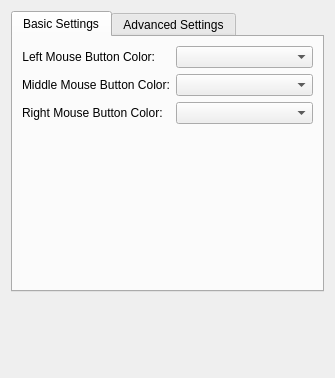
<?xml version="1.0" encoding="UTF-8"?>
<ui version="4.0">
 <class>KWin::MouseClickEffectConfigForm</class>
 <widget class="QWidget" name="KWin::MouseClickEffectConfigForm">
  <property name="geometry">
   <rect>
    <x>0</x>
    <y>0</y>
    <width>335</width>
    <height>378</height>
   </rect>
  </property>
  <layout class="QVBoxLayout" name="verticalLayout">
   <item>
    <widget class="QTabWidget" name="tabs">
     <property name="currentIndex">
      <number>0</number>
     </property>
     <widget class="QWidget" name="basic_tab">
      <attribute name="title">
       <string>Basic Settings</string>
      </attribute>
      <layout class="QFormLayout" name="formLayout_3">
       <item row="1" column="1">
        <widget class="KColorCombo" name="kcfg_Color1">
         <property name="sizePolicy">
          <sizepolicy hsizetype="Expanding" vsizetype="Fixed">
           <horstretch>0</horstretch>
           <verstretch>0</verstretch>
          </sizepolicy>
         </property>
        </widget>
       </item>
       <item row="1" column="0">
        <widget class="QLabel" name="button1_label">
         <property name="text">
          <string>Left Mouse Button Color:</string>
         </property>
         <property name="alignment">
          <set>Qt::AlignRight|Qt::AlignTrailing|Qt::AlignVCenter</set>
         </property>
         <property name="buddy">
          <cstring>kcfg_Color1</cstring>
         </property>
        </widget>
       </item>
       <item row="2" column="0">
        <widget class="QLabel" name="button2_label">
         <property name="text">
          <string>Middle Mouse Button Color:</string>
         </property>
         <property name="buddy">
          <cstring>kcfg_Color2</cstring>
         </property>
        </widget>
       </item>
       <item row="2" column="1">
        <widget class="KColorCombo" name="kcfg_Color2">
         <property name="sizePolicy">
          <sizepolicy hsizetype="Expanding" vsizetype="Fixed">
           <horstretch>0</horstretch>
           <verstretch>0</verstretch>
          </sizepolicy>
         </property>
        </widget>
       </item>
       <item row="3" column="0">
        <widget class="QLabel" name="button3_label">
         <property name="text">
          <string>Right Mouse Button Color:</string>
         </property>
         <property name="buddy">
          <cstring>kcfg_Color3</cstring>
         </property>
        </widget>
       </item>
       <item row="3" column="1">
        <widget class="KColorCombo" name="kcfg_Color3">
         <property name="sizePolicy">
          <sizepolicy hsizetype="Expanding" vsizetype="Fixed">
           <horstretch>0</horstretch>
           <verstretch>0</verstretch>
          </sizepolicy>
         </property>
        </widget>
       </item>
      </layout>
     </widget>
     <widget class="QWidget" name="advanced_tab">
      <attribute name="title">
       <string>Advanced Settings</string>
      </attribute>
      <layout class="QVBoxLayout" name="verticalLayout_2">
       <item>
        <widget class="QGroupBox" name="rings">
         <property name="title">
          <string>Rings</string>
         </property>
         <layout class="QFormLayout" name="formLayout_2">
          <item row="0" column="0">
           <widget class="QLabel" name="ring_line_width_label">
            <property name="text">
             <string>Line Width:</string>
            </property>
            <property name="buddy">
             <cstring>kcfg_LineWidth</cstring>
            </property>
           </widget>
          </item>
          <item row="0" column="1">
           <widget class="QDoubleSpinBox" name="kcfg_LineWidth">
            <property name="sizePolicy">
             <sizepolicy hsizetype="Expanding" vsizetype="Fixed">
              <horstretch>0</horstretch>
              <verstretch>0</verstretch>
             </sizepolicy>
            </property>
            <property name="suffix">
             <string> pixel</string>
            </property>
           </widget>
          </item>
          <item row="1" column="1">
           <widget class="QSpinBox" name="kcfg_RingLife">
            <property name="sizePolicy">
             <sizepolicy hsizetype="Expanding" vsizetype="Fixed">
              <horstretch>0</horstretch>
              <verstretch>0</verstretch>
             </sizepolicy>
            </property>
            <property name="suffix">
             <string> msec</string>
            </property>
            <property name="minimum">
             <number>50</number>
            </property>
            <property name="maximum">
             <number>5000</number>
            </property>
           </widget>
          </item>
          <item row="1" column="0">
           <widget class="QLabel" name="ring_duration_label">
            <property name="text">
             <string>Ring Duration:</string>
            </property>
            <property name="buddy">
             <cstring>kcfg_RingLife</cstring>
            </property>
           </widget>
          </item>
          <item row="2" column="0">
           <widget class="QLabel" name="ring_radius_label">
            <property name="text">
             <string>Ring Radius:</string>
            </property>
            <property name="buddy">
             <cstring>kcfg_RingSize</cstring>
            </property>
           </widget>
          </item>
          <item row="2" column="1">
           <widget class="QSpinBox" name="kcfg_RingSize">
            <property name="sizePolicy">
             <sizepolicy hsizetype="Expanding" vsizetype="Fixed">
              <horstretch>0</horstretch>
              <verstretch>0</verstretch>
             </sizepolicy>
            </property>
            <property name="suffix">
             <string> pixel</string>
            </property>
            <property name="minimum">
             <number>1</number>
            </property>
            <property name="maximum">
             <number>1000</number>
            </property>
           </widget>
          </item>
          <item row="3" column="0">
           <widget class="QLabel" name="ring_count_label">
            <property name="text">
             <string>Ring Count:</string>
            </property>
            <property name="buddy">
             <cstring>kcfg_RingCount</cstring>
            </property>
           </widget>
          </item>
          <item row="3" column="1">
           <widget class="QSpinBox" name="kcfg_RingCount">
            <property name="sizePolicy">
             <sizepolicy hsizetype="Expanding" vsizetype="Fixed">
              <horstretch>0</horstretch>
              <verstretch>0</verstretch>
             </sizepolicy>
            </property>
            <property name="minimum">
             <number>1</number>
            </property>
           </widget>
          </item>
         </layout>
        </widget>
       </item>
       <item>
        <widget class="QGroupBox" name="font">
         <property name="title">
          <string>Text</string>
         </property>
         <layout class="QFormLayout" name="formLayout_4">
          <item row="3" column="0">
           <widget class="QLabel" name="font_label">
            <property name="text">
             <string>Font:</string>
            </property>
           </widget>
          </item>
          <item row="3" column="1">
           <widget class="KFontRequester" name="kcfg_Font"/>
          </item>
          <item row="2" column="1">
           <widget class="QCheckBox" name="kcfg_ShowText">
            <property name="text">
             <string/>
            </property>
           </widget>
          </item>
          <item row="2" column="0">
           <widget class="QLabel" name="showtext_label">
            <property name="text">
             <string>Show Text:</string>
            </property>
            <property name="buddy">
             <cstring>kcfg_ShowText</cstring>
            </property>
           </widget>
          </item>
         </layout>
        </widget>
       </item>
      </layout>
     </widget>
    </widget>
   </item>
   <item>
    <widget class="KShortcutsEditor" name="editor" native="true">
     <property name="sizePolicy">
      <sizepolicy hsizetype="Preferred" vsizetype="Expanding">
       <horstretch>0</horstretch>
       <verstretch>0</verstretch>
      </sizepolicy>
     </property>
     <property name="actionTypes">
        <enum>KShortcutsEditor::GlobalAction</enum>
     </property>
    </widget>
   </item>
  </layout>
 </widget>
 <customwidgets>
  <customwidget>
   <class>KColorCombo</class>
   <extends>QComboBox</extends>
   <header>kcolorcombo.h</header>
  </customwidget>
  <customwidget>
   <class>KFontRequester</class>
   <extends>QWidget</extends>
   <header>kfontrequester.h</header>
  </customwidget>
  <customwidget>
   <class>KShortcutsEditor</class>
   <extends>QWidget</extends>
   <header location="global">KShortcutsEditor</header>
   <container>1</container>
  </customwidget>
 </customwidgets>
 <resources/>
 <connections/>
</ui>
